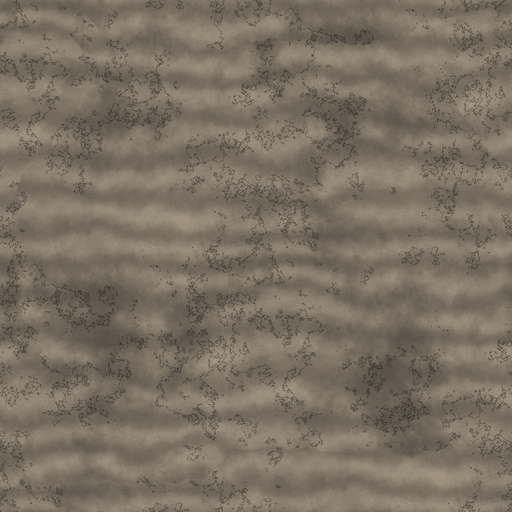
#> input picture app/src/main/assets/surfaces/cliff_col.png, 512 x 512 px
$ python build_grass.py ../app/src/main/assets/surfaces/cliff_col.png ../app/src/main/assets/surfaces/cliff_nh.png ../app/src/main/assets/surfaces/cliff_nh.png out.png
#> lines starting #> are read from the running program, lines starting #| are printed output that depends on the picture
"""Grass texture set -> game assets. Makes colour, normal map and height map seamless with the same
cross-fade (each map blended with itself shifted half a tile, only near the borders, so all three
stay aligned), then writes 512x512 assets/grass/grass_col.png (RGB) and grass_nh.png
(R,G = normal x,y; B = height).
usage: build_grass.py colour.png normal.png height.png out_dir"""
import sys, numpy as np
from PIL import Image

col = np.array(Image.open(sys.argv[1]).convert('RGB')).astype(np.float64)
nrm = np.array(Image.open(sys.argv[2]).convert('RGB')).astype(np.float64)
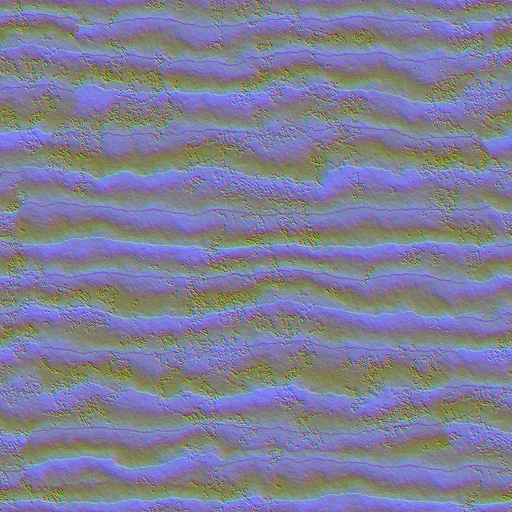
#> input picture app/src/main/assets/surfaces/cliff_nh.png, 512 x 512 px
hgt = np.array(Image.open(sys.argv[3]).convert('L')).astype(np.float64)
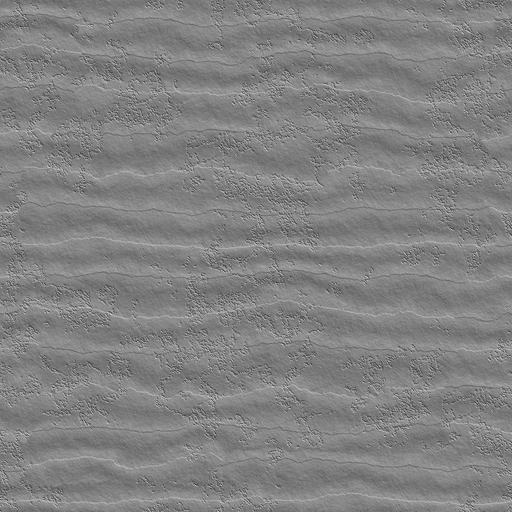
#> hgt: shape (512, 512) float64; min 55, max 200, mean 129.4
out = sys.argv[4]
N = min(col.shape[0], col.shape[1], nrm.shape[0], nrm.shape[1], hgt.shape[0], hgt.shape[1])
#> N = 512
col, nrm, hgt = col[:N, :N], nrm[:N, :N], hgt[:N, :N]

BAND = N // 8
#> BAND = 64
x = np.arange(N, dtype=np.float64)
#> x = 512 values from 0 to 511
edge = np.minimum(x, N - 1 - x)                       # distance to the nearest border
w1 = np.clip(edge / BAND, 0, 1)
w1 = w1 * w1 * (3 - 2 * w1)                            # 1 inside, 0 at the border
W = np.minimum.outer(w1, w1)                           # rows x cols

def seamless(a):
    sh = np.roll(np.roll(a, N // 2, 0), N // 2, 1)     # continuous across the wrap
    if a.ndim == 3:
        return a * W[..., None] + sh * (1 - W[..., None])
    return a * W + sh * (1 - W)

col = seamless(col)
n = seamless(nrm / 127.5 - 1.0)
#> in seamless (call 2), `sh = np.roll(np.roll(a, N // 2, 0), N // 2, 1)`:
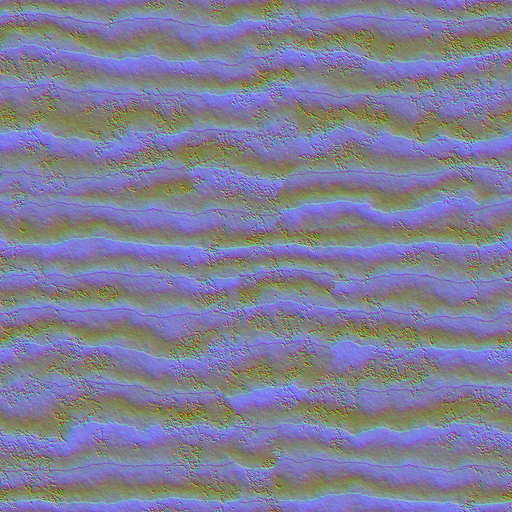
#> sh: shape (512, 512, 3) float64; mean of channels 0, 1, 2 -0.00768, -0.00866, 0.198; drawn with min black and max white
n /= np.maximum(np.linalg.norm(n, axis=2, keepdims=True), 1e-6)
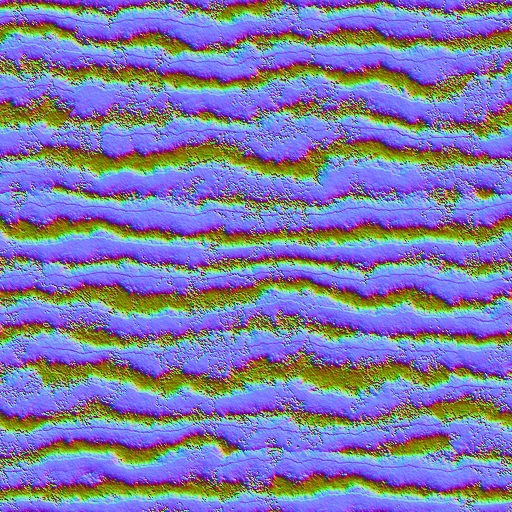
#> n: shape (512, 512, 3) float64; mean R, G, B -0.023, -0.0275, 0.337; drawn with min black and max white
hgt = seamless(hgt)
#> in seamless (call 3), `sh = np.roll(np.roll(a, N // 2, 0), N // 2, 1)`:
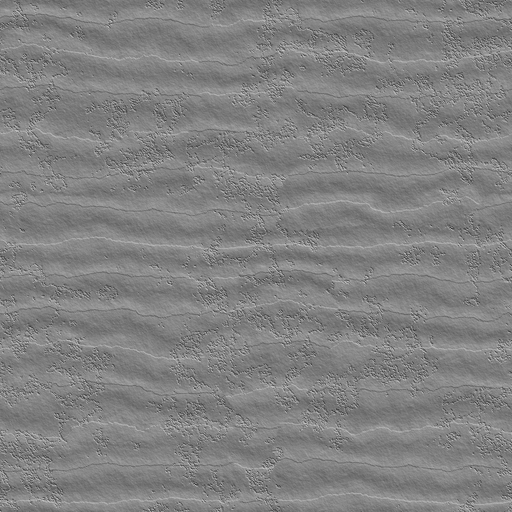
#> sh: shape (512, 512) float64; min 55, max 200, mean 129.4

S = 512
def down(a):
    return np.array(Image.fromarray(a.astype(np.float32)).resize((S, S), Image.LANCZOS)) if a.ndim == 2 else \
        np.dstack([np.array(Image.fromarray(a[..., c].astype(np.float32)).resize((S, S), Image.LANCZOS)) for c in range(a.shape[2])])
#> returned value: shape (512, 512, 3) float32
c5 = np.clip(down(col), 0, 255)
n5 = down(n)
n5 /= np.maximum(np.linalg.norm(n5, axis=2, keepdims=True), 1e-6)
#> n5: shape (512, 512, 3) float32; mean R, G, B -0.023, -0.0275, 0.337
h5 = down(hgt)
h5 = (h5 - h5.min()) / (h5.max() - h5.min()) * 255
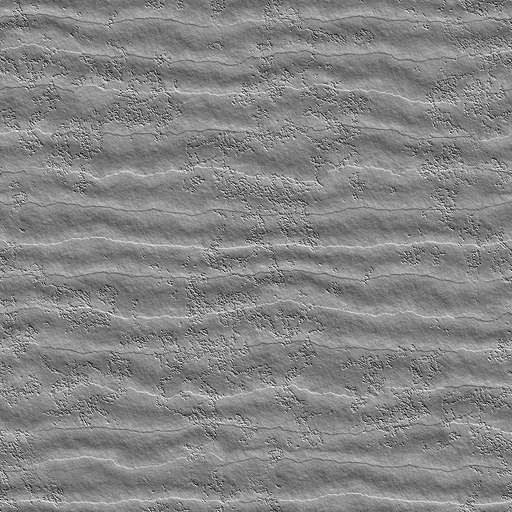
#> h5: shape (512, 512) float32; min 0, max 255, mean 133.2

Image.fromarray(c5.astype(np.uint8), 'RGB').save(out + '/grass_col.png', optimize=True)
nh = np.dstack([n5[..., 0] * 127.5 + 127.5, n5[..., 1] * 127.5 + 127.5, h5]).clip(0, 255).astype(np.uint8)
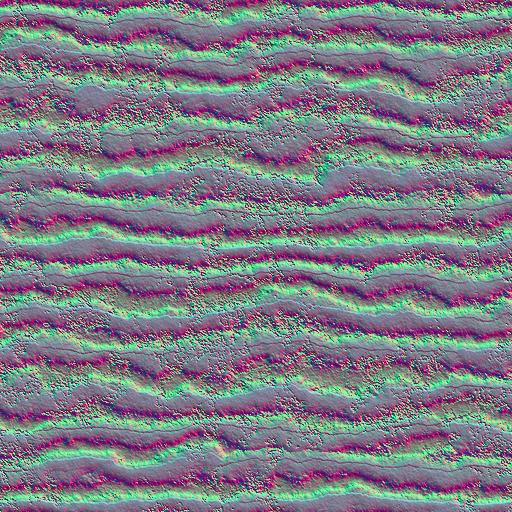
#> nh: shape (512, 512, 3); mean R, G, B 124.1, 123.5, 132.7
Image.fromarray(nh, 'RGB').save(out + '/grass_nh.png', optimize=True)
avg = c5.reshape(-1, 3).mean(0) / 255
#> avg = [0.481, 0.443, 0.387]
print('average colour %.4f %.4f %.4f   mean height %.3f' % (avg[0], avg[1], avg[2], h5.mean() / 255))
#| average colour 0.4807 0.4434 0.3875   mean height 0.523
# seam check: wrap difference vs. ordinary neighbour difference
for name, a in (('col', c5), ('nh', nh.astype(float))):
    inner = np.abs(np.diff(a, axis=1)).mean()
    seam = np.abs(a[:, 0] - a[:, -1]).mean()
    print('%s seam %.1f vs neighbour %.1f' % (name, seam, inner))
#> this loop made 2 passes
#> (name, inner, seam) on passes 1 to 2: ('col', 3.9, 5.29), ('nh', 30.83, 37.27)
#| col seam 5.3 vs neighbour 3.9
#| nh seam 37.3 vs neighbour 30.8
